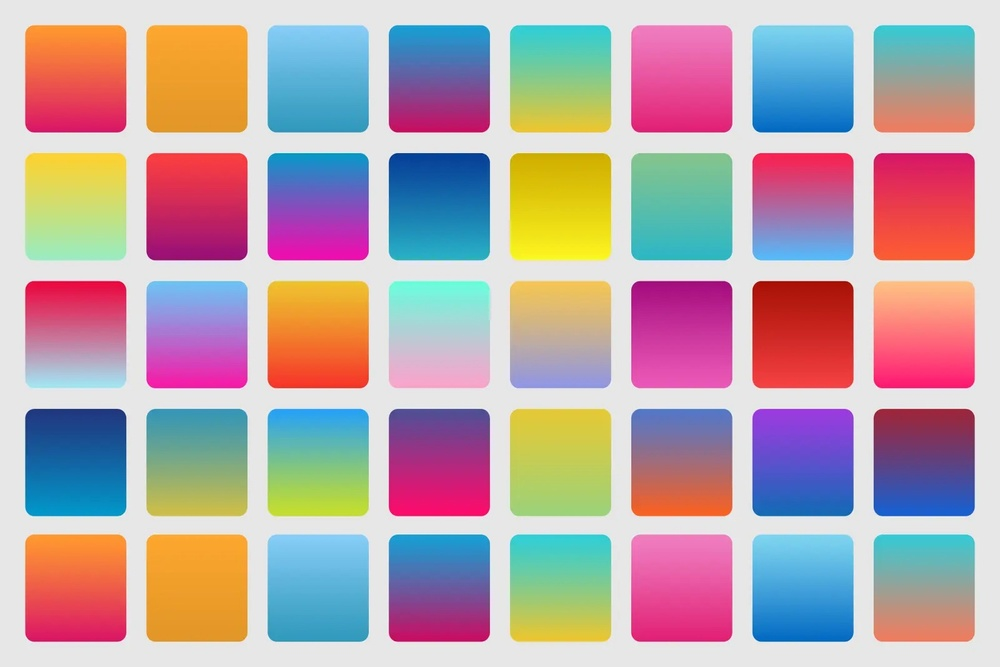
#> input picture im.jpeg, 1000 x 667 px, shrunk from 1600 x 1067 before the run, found by its file name
$ python lphp.py
#> lines starting #> are read from the running program, lines starting #| are printed output that depends on the picture
import cv2
import numpy as np
import matplotlib.pyplot as plt

img = cv2.imread(r'C:\Users\amit\OneDrive\Desktop\image processing lab\im.jpeg', 0)
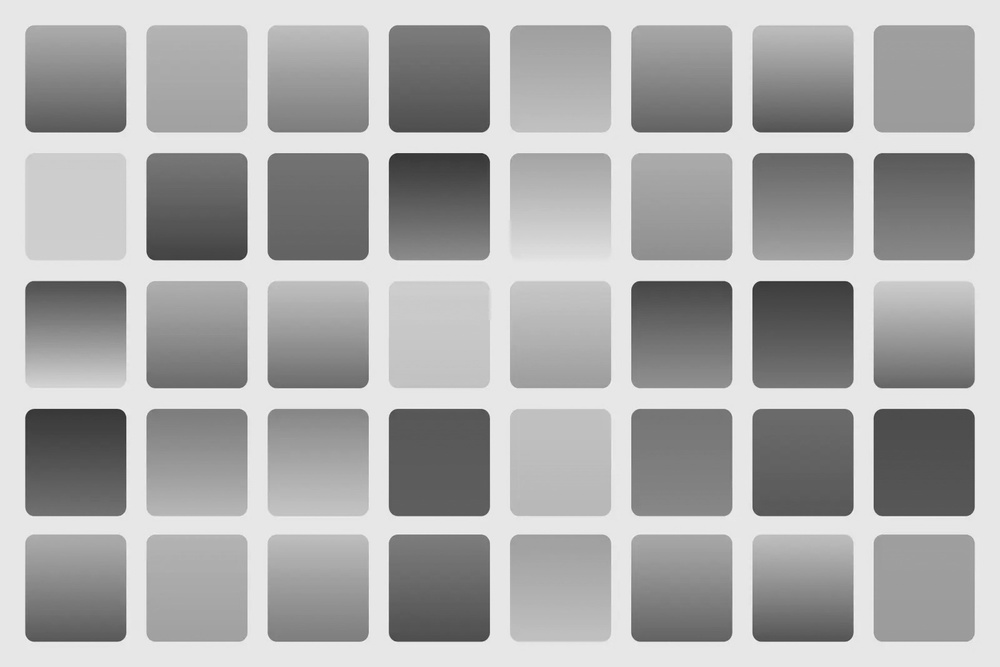
#> img: shape (667, 1000); min 37, max 247, mean 171.9

f = np.fft.fft2(img)
fshift = np.fft.fftshift(f)

rows, cols = img.shape
#> rows = 667; cols = 1000
crow, ccol = rows//2, cols//2
#> crow = 333; ccol = 500

mask_lp = np.zeros((rows, cols), np.uint8)
mask_lp[crow-30:crow+30, ccol-30:ccol+30] = 1

mask_hp = 1 - mask_lp

lp = np.fft.ifft2(np.fft.ifftshift(fshift * mask_lp))
hp = np.fft.ifft2(np.fft.ifftshift(fshift * mask_hp))

plt.figure(figsize=(10, 4))

plt.subplot(1, 3, 1)
plt.imshow(img, cmap='gray')
plt.title("Original Image")
plt.axis('off')

plt.subplot(1, 3, 2)
plt.imshow(np.abs(lp), cmap='gray')
plt.title("Low Pass Filtered Image")
plt.axis('off')

plt.subplot(1, 3, 3)
plt.imshow(np.abs(hp), cmap='gray')
plt.title("High Pass Filtered Image")
plt.axis('off')
plt.show()
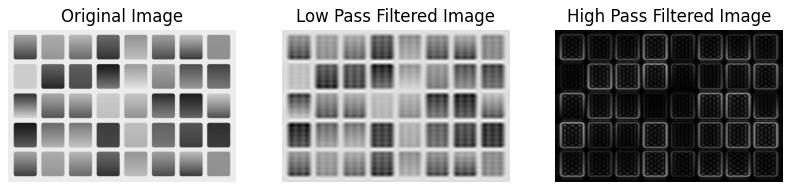
#> figure drawn by matplotlib, 3 panels
